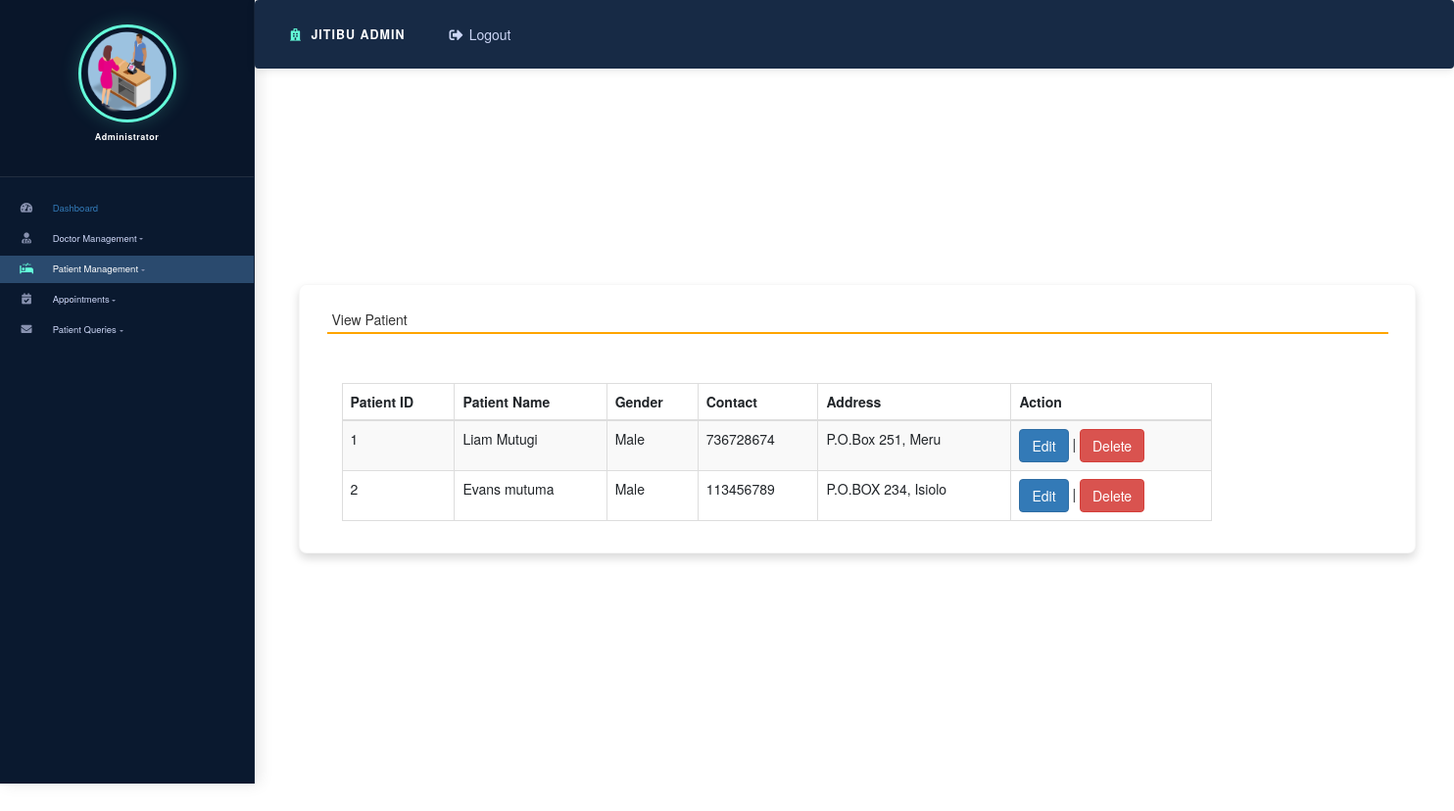
/view_patient (signed in), run on the app's committed database.
### tuponye/models.py (models this page shows, shortened)
class Patient(models.Model):
    GENDER_CHOICES = [
        ('M', 'Male'),
        ('F', 'Female'),
        ('O', 'Other'),
    ]
    BLOOD_GROUP_CHOICES = [
        ('A+', 'A+'),
        ('A-', 'A-'),
        ('B+', 'B+'),
        ('B-', 'B-'),
        ('AB+', 'AB+'),
        ('AB-', 'AB-'),
        ('O+', 'O+'),
        ('O-', 'O-'),
    ]
    user = models.OneToOneField('auth.User', on_delete=models.CASCADE, blank=True, null=True)
    name = models.CharField(max_length=100)
    gender = models.CharField(max_length=1, choices=GENDER_CHOICES, blank=True, null=True)
    date_of_birth = models.DateField(blank=True, null=True)
    age = models.PositiveIntegerField(blank=True, null=True)
    blood_group = models.CharField(max_length=3, choices=BLOOD_GROUP_CHOICES, blank=True, null=True)
    mobile = models.CharField(max_length=15, blank=True, null=True)
    alternate_mobile = models.CharField(max_length=15, blank=True, null=True)
    email = models.EmailField(blank=True, null=True)
    address = models.TextField(blank=True, null=True)
    city = models.CharField(max_length=50, blank=True, null=True)
    state = models.CharField(max_length=50, blank=True, null=True)
    pincode = models.CharField(max_length=10, blank=True, null=True)
    occupation = models.CharField(max_length=100, blank=True, null=True)
    marital_status = models.CharField(max_length=20, blank=True, null=True)
    emergency_contact_name = models.CharField(max_length=100, blank=True, null=True)
    emergency_contact_relation = models.CharField(max_length=50, blank=True, null=True)
    emergency_contact_number = models.CharField(max_length=15, blank=True, null=True)
    profile_picture = models.ImageField(upload_to='patients/', blank=True, null=True)
    created_at = models.DateTimeField(auto_now_add=True, blank=True, null=True)
    updated_at = models.DateTimeField(auto_now=True, blank=True, null=True)

### tuponye/views.py (the view)
# urls.py: path('view_patient', views.view_patient, name='view_patient'), ######
def view_patient(request):
    if not request.user.is_staff:
        return redirect('login')
    pat = Patient.objects.all()
    d = {'pat':pat}
    return render(request,'view_patient.html', d)

### templates/view_patient.html (shortened to what this page needs)
{% extends 'admin_nav.html' %}
{% load static %}
{% block content %}
<head>
  <link rel="stylesheet" href="https://maxcdn.bootstrapcdn.com/bootstrap/3.4.1/css/bootstrap.min.css">
  <link rel="stylesheet" href="https://use.fontawesome.com/releases/v5.6.3/css/all.css">
</head>
<br><br><br><br>
<div class="container card shadow m-5">
    <div class="card-body">
        <h5 class="p-2" style="border-bottom: 2px solid orange">View Patient</h5>
		<div class="container mt-5">
		<table id="example" class="table table-striped table-bordered" style="width:80%">
			<thead>
				<tr>
					<th>Patient ID</th>
					<th>Patient Name</th>
                    <th>Gender</th>
					<th>Contact</th>
					<th>Address</th>
                    <th>Action</th>
				</tr>
			</thead>
			<tbody>
            {% for i in pat %}
			<tr>
				<td>{{i.id}}</td>
				<td>{{i.name}}</td>
				<td>{{i.gender}}</td>
				<td>{{i.mobile}}</td>
				<td>{{i.address}}</td>
				<td><a href="{% url 'edit_patient' i.id %}" class="btn btn-primary">Edit</a> |
					<a href="{% url 'delete_patient' i.id %}" onclick="return confirm('Are you ready to delete this record ?')" class="btn btn-danger">Delete</a></td>
			</tr>
			{% endfor %}
			</tbody>
		</table>
	 </div>
	</div>
</div>
{% endblock content %}

### static/style.css (style rules this page uses)
body { padding-left: 240px; }

### templates/admin_nav.html (style rules this page uses)
:root { --primary-dark: #0A192F; --primary-blue: #172A45; --secondary-blue: #2A4A6E; --light-blue: #64FFDA; --text-white: #FFFFFF; --text-light: #CCD6F6; --text-muted: #8892B0; --hover-blue: #1E3A8A; }
body { font-family: 'Open Sans', sans-serif; background-color: #F8FAFC; color: #333; padding-left: 260px; min-height: 100vh; }
a { color: var(--text-light); text-decoration: none; transition: all 0.2s ease; }
.card { border: none; border-radius: 8px; box-shadow: 0 4px 12px rgba(0, 0, 0, 0.05); margin-bottom: 25px; transition: transform 0.2s, box-shadow 0.2s; border: 1px solid rgba(0, 0, 0, 0.03); }

### data on the page
Patient: id "1", name "Liam Mutugi", gender "Male", mobile "736728674", address "P.O.Box 251, Meru"
Patient: id "2", name "Evans mutuma", gender "Male", mobile "113456789", address "P.O.BOX 234, Isiolo"
